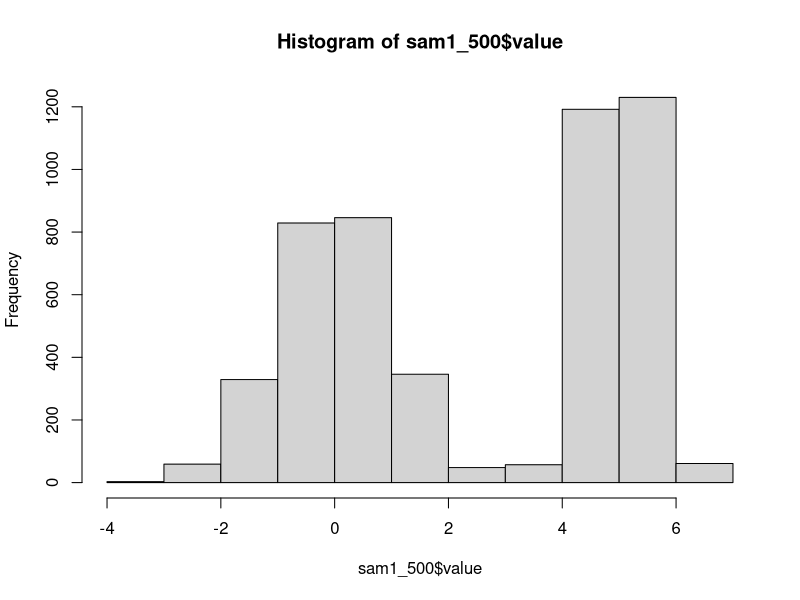
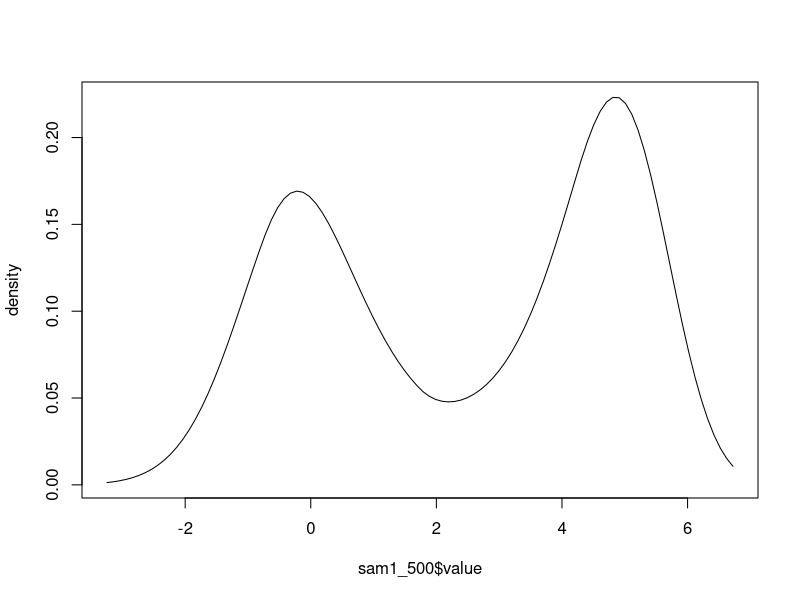
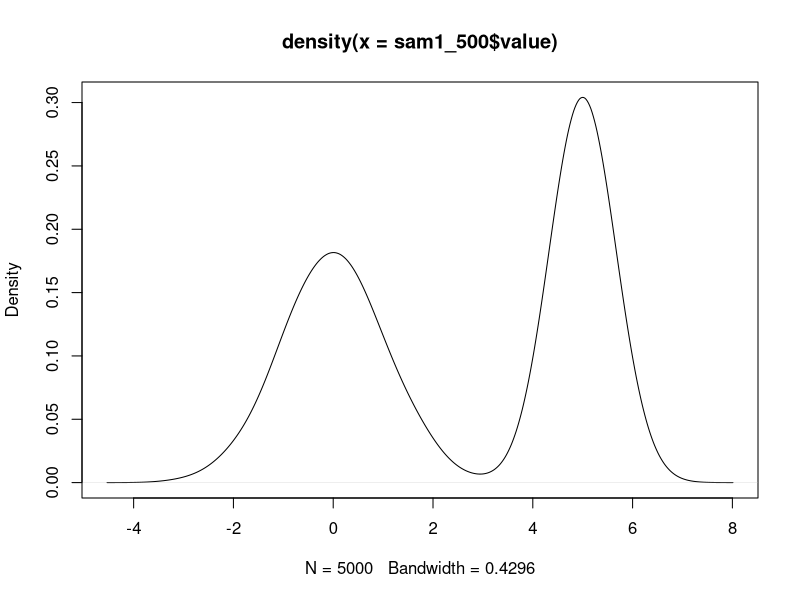

Source code (R) for these figures, in order: (Note: this script raises an error after producing the figures.)
#  Scenario 1: f1(x) = N(0,1)
## generate simulation data 500
install.packages("locfit")
library(locfit)
library(tibble)
library(ggplot2)
w=rbinom(5000,1,0.5)
sam1_500 <- as_tibble(x=w*rnorm(5000, mean = 0, sd = 1)+(1-w)*rnorm(5000,mean=5,sd=0.5))
d1 <- density(sam1_500$value)
h1 <- hist(sam1_500$value)
loc1<-locfit( ~ lp(sam1_500$value))
plot(loc1)
plot(d1)
loc_fit=fitted(loc1)
predict(locfit, newdata=targage, se.fit=TRUE)

ggplot(data = sam1_500,aes(x=value))+
  geom_histogram(aes(y = ..density..))+
  geom_line(aes(y=dnorm(value,0,1)))+
  geom_density()+
  geom_line(aes(y=loc_fit))

plot(sam1_500[order(sam1_500)], fitted(loc1)[order(sam1_500)], type = "l")
            

## sample from histogram
bins=with(h1,sample(length(mids),250,p=density,replace=TRUE)) # choose a bin
result=runif(length(bins),h1$breaks[bins],h1$breaks[bins+1]) # sample a uniform in it
hist(result,add=TRUE,bord=3)


## sample from kde
x.new <- rnorm(250, sample(sam1_500$value, size = 250, replace = TRUE), d1$bw)
plot(d1)
lines(density(x.new), col = "blue")

## ise for Scenario 1
splxy = splinefun(d1$x, (d1$y - dnorm(d1$x))^2)
integrate(splxy, lower = min(sam1_500$value), upper = max(sam1_500$value))
